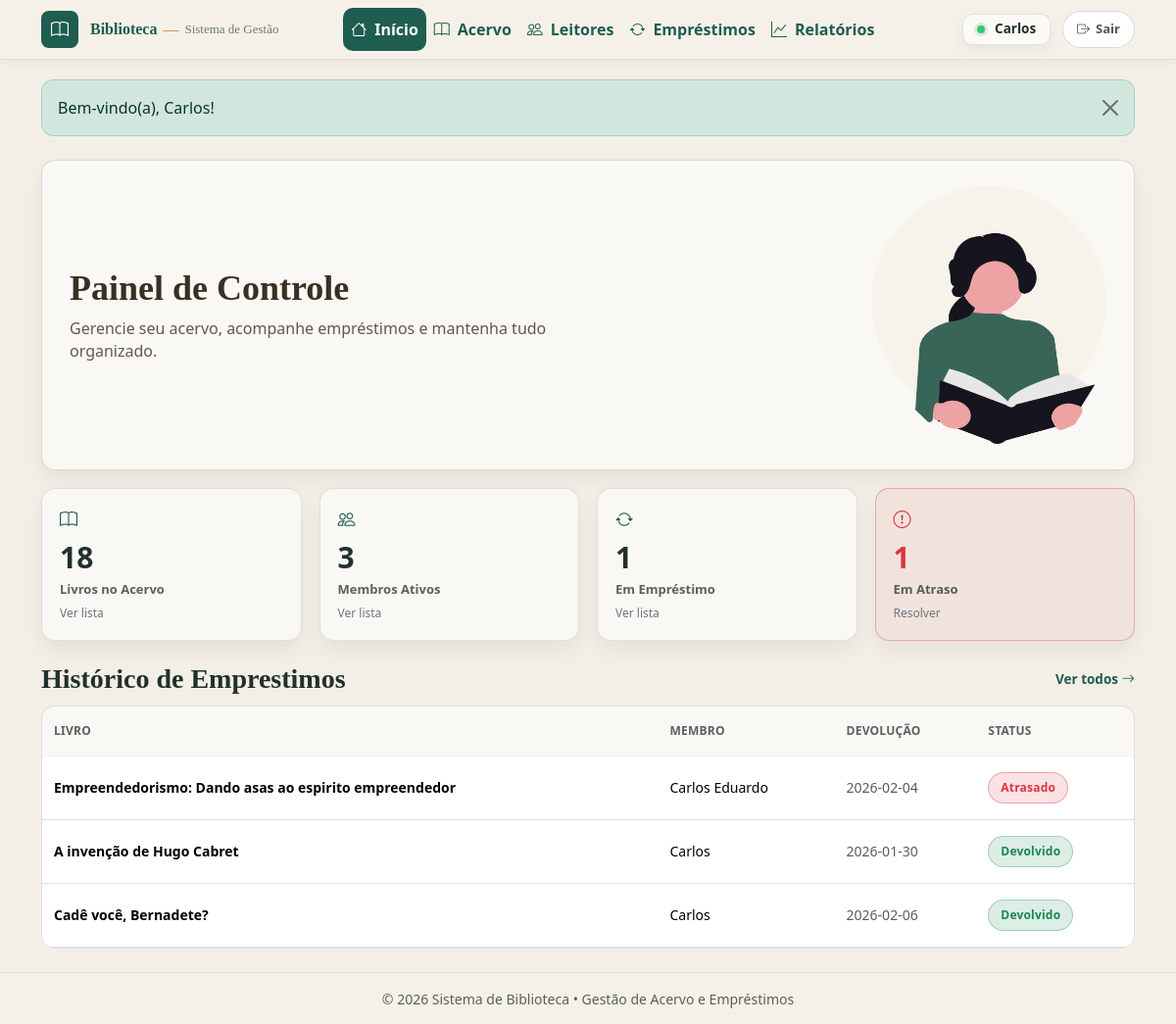
Before: /index.php (signed in) with the older database file.
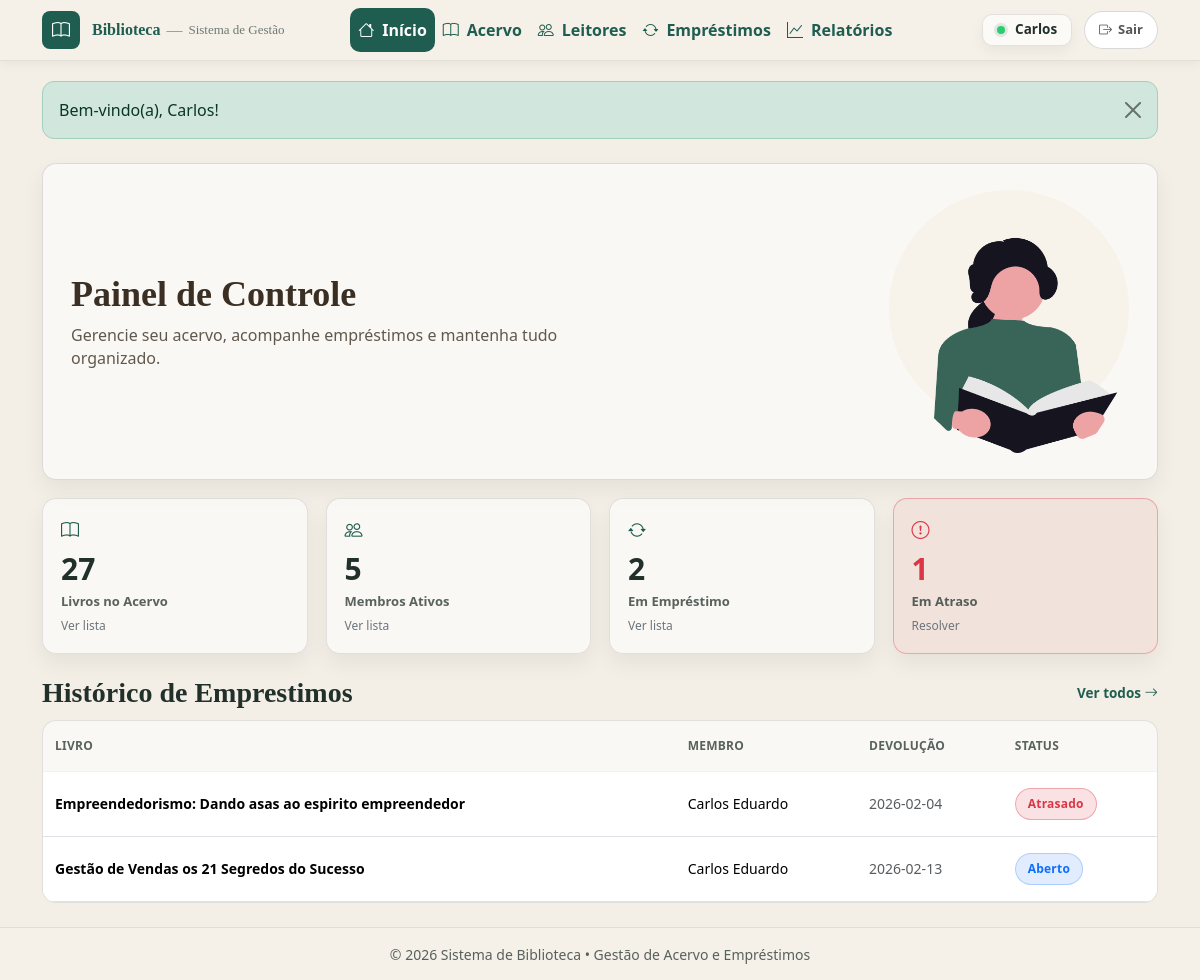
After: the same page with the newer database file.
### tables this page shows
CREATE TABLE `emprestimos` (
  `id` int(11) NOT NULL,
  `id_usuario` int(11) NOT NULL,
  `id_livro` int(11) NOT NULL,
  `data_emprestimo` date DEFAULT curdate(),
  `data_prevista` date DEFAULT NULL,
  `data_devolucao` date DEFAULT NULL,
  `devolvido` tinyint(1) DEFAULT 0
);

CREATE TABLE `livros` (
  `id` int(11) NOT NULL,
  `titulo` varchar(150) NOT NULL,
  `autor` varchar(100) DEFAULT NULL,
  `ano_publicacao` int(11) DEFAULT NULL,
  `disponivel` tinyint(1) DEFAULT 1,
  `criado_em` timestamp NOT NULL DEFAULT current_timestamp(),
  `ISBN` varchar(20) DEFAULT NULL,
  `capa_url` varchar(255) DEFAULT NULL,
  `qtd_total` int(11) NOT NULL DEFAULT 1,
  `qtd_disp` int(11) NOT NULL DEFAULT 1,
  `categoria` int(11) DEFAULT NULL,
  `sinopse` text DEFAULT NULL,
  `assuntos` text DEFAULT NULL,
  `editora` varchar(255) DEFAULT NULL
);

CREATE TABLE `usuarios` (
  `id` int(11) NOT NULL,
  `nome` varchar(100) NOT NULL,
  `email` varchar(255) DEFAULT NULL,
  `telefone` varchar(20) DEFAULT NULL,
  `criado_em` timestamp NOT NULL DEFAULT current_timestamp(),
  `perfil` enum('admin','leitor') NOT NULL,
  `cpf` varchar(14) NOT NULL,
  `ativo` tinyint(1) NOT NULL DEFAULT 1
);

### includes/flash.php (called while the page is built, shortened)
<?php
function flash_get(): ?array {
  $f = $_SESSION['flash'];
  return $f;
}
?>

### index.php (the view, shortened to what this page needs)
<?php
include("conexao.php");
$hoje = date('Y-m-d');
$livros_total = (int)mysqli_fetch_assoc(
  mysqli_query($conn, "SELECT COUNT(*) AS c FROM livros WHERE disponivel = 1")
)['c'];
$usuarios_total = (int)mysqli_fetch_assoc(
  mysqli_query($conn, "SELECT COUNT(*) AS c FROM usuarios WHERE ativo = 1 AND perfil = 'leitor'")
)['c'];
$em_emprestimo = (int)mysqli_fetch_assoc(
  mysqli_query($conn, "SELECT COUNT(*) AS c FROM emprestimos WHERE devolvido = 0")
)['c'];
$atrasados = (int)mysqli_fetch_assoc(mysqli_query(
  $conn,
  "SELECT COUNT(*) AS c
   FROM emprestimos
   WHERE devolvido = 0
     AND data_prevista IS NOT NULL
     AND data_prevista < CURDATE()"
))['c'];
$sql_recent = "
SELECT
  e.id,
  e.data_prevista,
  e.data_devolucao,
  e.devolvido,
  u.nome AS membro,
  l.titulo AS livro
FROM emprestimos e
JOIN usuarios u ON u.id = e.id_usuario
JOIN livros l ON l.id = e.id_livro
ORDER BY e.id DESC
LIMIT 3
";
$recentes = mysqli_query($conn, $sql_recent);
include("includes/header.php");
?>
<div class="container my-4">
  <div class="dash-hero">
    <div class="dash-hero__text">
      <h2 class="dash-hero__title">Painel de Controle</h2>
      <p class="dash-hero__sub">
        Gerencie seu acervo, acompanhe empréstimos e mantenha tudo organizado.
      </p>
    </div>
    <div class="dash-hero__img">
      <img src="<?= $base ?>/assets/reader.png" alt="Ilustração leitura">
    </div>
  </div>
  <div class="dash-kpis">
    <a class="kpi-card kpi-click" href="<?= $base ?>/livros/listar.php?f=acervo" title="Ver livros no acervo">
      <div class="kpi-ic"><i class="bi bi-book"></i></div>
      <div class="kpi-num"><?= (int)$livros_total ?></div>
      <div class="kpi-label">Livros no Acervo</div>
      <div class="kpi-hint">Ver lista</div>
    </a>
    <a class="kpi-card kpi-click" href="<?= $base ?>/usuarios/listar.php?f=ativos" title="Ver leitores ativos">
      <div class="kpi-ic"><i class="bi bi-people"></i></div>
      <div class="kpi-num"><?= (int)$usuarios_total ?></div>
      <div class="kpi-label">Membros Ativos</div>
      <div class="kpi-hint">Ver lista</div>
    </a>
    <a class="kpi-card kpi-click" href="<?= $base ?>/emprestimos/listar.php?f=abertos" title="Ver empréstimos em aberto">
      <div class="kpi-ic"><i class="bi bi-arrow-repeat"></i></div>
      <div class="kpi-num"><?= (int)$em_emprestimo ?></div>
      <div class="kpi-label">Em Empréstimo</div>
      <div class="kpi-hint">Ver lista</div>
    </a>
    <a class="kpi-card kpi-danger kpi-click" href="<?= $base ?>/emprestimos/listar.php?f=atrasados" title="Ver atrasados">
      <div class="kpi-ic"><i class="bi bi-exclamation-circle"></i></div>
      <div class="kpi-num"><?= (int)$atrasados ?></div>
      <div class="kpi-label">Em Atraso</div>
      <div class="kpi-hint">Resolver</div>
    </a>
  </div>
  <div class="dash-section">
    <div class="dash-section__head">
      <h3 class="dash-h3">Histórico de Emprestimos</h3>
      <a class="dash-link" href="<?= $base ?>/emprestimos/listar.php">
        Ver todos <i class="bi bi-arrow-right"></i>
      </a>
    </div>
    <div class="dash-table">
      <div class="table-responsive">
        <table class="table table-clean align-middle mb-0">
          <thead>
            <tr>
              <th>Livro</th>
              <th>Membro</th>
              <th>Devolução</th>
              <th>Status</th>
            </tr>
          </thead>
          <tbody id="tbodyRecentes">
            <?php if ($recentes && mysqli_num_rows($recentes) > 0) { ?>
              <?php while ($e = mysqli_fetch_assoc($recentes)) {
                $devolvido = (int)$e['devolvido'];
                $prevista  = $e['data_prevista'] ?? null;
                $atrasado  = ($devolvido === 0 && !empty($prevista) && $prevista < $hoje);
              ?>
                <tr>
                  <td class="fw-semibold"><?= htmlspecialchars($e['livro']) ?></td>
                  <td><?= htmlspecialchars($e['membro']) ?></td>
                  <td class="text-muted">
                    <?php
                      if ($devolvido === 1) echo htmlspecialchars($e['data_devolucao'] ?? '-');
                      else echo htmlspecialchars($e['data_prevista'] ?? '-');
                    ?>
                  </td>
                  <td>
                    <?php if ($devolvido === 1) { ?>
                      <span class="badge-status badge-done">Devolvido</span>
                    <?php } elseif ($atrasado) { ?>
                      <span class="badge-status badge-late">Atrasado</span>
                    <?php } else { ?>
                      <span class="badge-status badge-open">Aberto</span>
                    <?php } ?>
                  </td>
                </tr>
              <?php } ?>
            <?php } ?>
          </tbody>
        </table>
      </div>
    </div>
  </div>
</div>
<?php include("includes/footer.php"); ?>

### includes/header.php (shortened to what this page needs)
<?php
$base = "/biblioteca_senac";
$path = parse_url($_SERVER['REQUEST_URI'], PHP_URL_PATH);
?>
<!DOCTYPE html>
<html lang="pt-br">
<head>
  <link href="https://cdn.jsdelivr.net/npm/bootstrap@5.3.3/dist/css/bootstrap.min.css" rel="stylesheet">
  <link href="https://cdn.jsdelivr.net/npm/bootstrap-icons@1.11.3/font/bootstrap-icons.css" rel="stylesheet">
  <link rel="stylesheet" href="<?= $base ?>/assets/css/style.css">
</head>
<body class="app-body">
  <nav class="navbar navbar-expand-lg header-clean">
    <div class="container">
      <a class="header-brand" href="<?= $base ?>/index.php">
        <span class="brand-icon">
          <i class="bi bi-book"></i>
        </span>
        <span class="brand-text">
          <strong>Biblioteca</strong>
          <span class="brand-sep">—</span>
          <span class="brand-sub">Sistema de Gestão</span>
        </span>
      </a>
      <div class="collapse navbar-collapse" id="menu">
        <ul class="navbar-nav mx-auto header-menu">
          <li class="nav-item">
            <a class="nav-link <?= ($path === $base . '/index.php' || $path === $base . '/') ? 'active' : '' ?>"
              href="<?= $base ?>/index.php">
              <i class="bi bi-house"></i> Início
            </a>
          </li>
          <li class="nav-item">
            <a class="nav-link <?= (strpos($path, $base . '/livros') !== false) ? 'active' : '' ?>"
              href="<?= $base ?>/livros/listar.php">
              <i class="bi bi-book"></i> Acervo
            </a>
          </li>
          <li class="nav-item">
            <a class="nav-link <?= (strpos($path, $base . '/usuarios') !== false) ? 'active' : '' ?>"
              href="<?= $base ?>/usuarios/listar.php">
              <i class="bi bi-people"></i> Leitores
            </a>
          </li>
          <li class="nav-item">
            <a class="nav-link <?= (strpos($path, $base . '/emprestimos') !== false) ? 'active' : '' ?>"
              href="<?= $base ?>/emprestimos/listar.php">
              <i class="bi bi-arrow-repeat"></i> Empréstimos
            </a>
          </li>
          <li class="nav-item">
            <a class="nav-link <?= (strpos($path, $base . '/relatorios') !== false) ? 'active' : '' ?>"
              href="<?= $base ?>/relatorios/index.php">
              <i class="bi bi-graph-up"></i> Relatórios
            </a>
          </li>
        </ul>
        <?php if (!empty($_SESSION['auth'])): ?>
          <div class="header-user ms-lg-3">
            <span class="user-chip" title="<?= htmlspecialchars($_SESSION['auth']['email'] ?? '') ?>">
              <span class="user-dot"></span>
              <span class="user-name"><?= htmlspecialchars($_SESSION['auth']['nome']) ?></span>
            </span>
            <a href="<?= $base ?>/auth/sair.php" class="logout-btn" title="Sair do sistema">
              <i class="bi bi-box-arrow-right"></i>
              <span class="d-none d-md-inline">Sair</span>
            </a>
          </div>
        <?php endif; ?>
      </div>
    </div>
  </nav>
  <main class="app-main">
    <?php
    include_once __DIR__ . "/flash.php";
    $flash = flash_get();
    ?>
    <?php if ($flash) { ?>
      <div class="container my-3">
        <div class="alert alert-<?= htmlspecialchars($flash['type']) ?> alert-dismissible fade show flash-msg mb-0" role="alert">
          <?= htmlspecialchars($flash['message']) ?>
          <button type="button" class="btn-close" data-bs-dismiss="alert" aria-label="Fechar"></button>
        </div>
      </div>
    <?php } ?>

### includes/footer.php (shortened to what this page needs)
</main>
<footer class="footer-clean">
  <div class="container footer-clean__inner">
    <small>© <?= date("Y") ?> Sistema de Biblioteca • Gestão de Acervo e Empréstimos</small>
  </div>
</footer>
</body>
</html>

### assets/css/base.css (style rules this page uses)
:root { --green: #1f5d50; --green-2: #17463d; --beige: #f3efe6; --gold: #c58a2a; --text: #22302c; --muted: #6c7a74; --shadow: 0 16px 34px rgba(0,0,0,.10); }
* { box-sizing: border-box; }
body.app-body { background: var(--beige); color: var(--text); min-height: 100vh; display: flex; flex-direction: column; }
.app-main { flex: 1; display: block; }
.alert { max-width: 1200px; margin: 20px auto 0; border-radius: 12px; }

### assets/css/header.css (style rules this page uses)
.header-clean { background: #f6f1e8 !important; border-bottom: 1px solid rgba(0,0,0,.08); box-shadow: 0 2px 10px rgba(0,0,0,.05); }
.header-clean a { text-decoration: none !important; }
.header-brand { display: flex; align-items: center; gap: 12px; color: var(--green) !important; }
.header-brand .brand-icon { width: 38px; height: 38px; border-radius: 8px; background: var(--green); color: #fff; display: inline-flex; align-items: center; justify-content: center; font-size: 18px; }
.header-brand .brand-text { display: inline-flex; align-items: center; gap: 6px; font-family: Georgia, "Times New Roman", serif; }
.header-brand .brand-sub { font-size: 13px; color: var(--muted); }
.header-brand .brand-sep { color: var(--gold); }
.header-menu .nav-link { color: var(--green) !important; font-weight: 600; padding: 10px 14px; border-radius: 10px; display: inline-flex; align-items: center; gap: 8px; transition: background .15s ease, color .15s ease; }
.header-menu .nav-link.active { background: var(--green); color: #fff !important; }
.header-menu .nav-link i { color: inherit; }
.header-user { display:flex; align-items:center; gap: 12px; }
.user-chip { display:flex; align-items:center; gap: 10px; padding: 8px 14px; border-radius: 10px; background: rgba(255,255,255,.65); border: 1px solid rgba(0,0,0,.10); box-shadow: 0 6px 14px rgba(0,0,0,.05); text-decoration: none; line-height: 1; }
.user-dot { width: 8px; height: 8px; border-radius: 999px; background: #1f5d50; box-shadow: 0 0 0 3px rgba(31,93,80,.12); }
.user-name { color: #22302c; font-size: 13.5px; font-weight: 600; }
.logout-btn { display:inline-flex; align-items:center; gap: 8px; padding: 8px 14px; border-radius: 999px; background: #fff; border: 1px solid rgba(31,93,80,.25); color: #1f5d50; font-weight: 700; font-size: 13px; text-decoration: none; transition: background .15s ease, transform .08s ease; }

### assets/css/footer.css (style rules this page uses)
.footer-clean { background: #f6f1e8; border-top: 1px solid rgba(0,0,0,.08); }
.footer-clean__inner { text-align: center; padding: 14px 0; color: rgba(34,48,44,.75); }

### assets/css/components.css (style rules this page uses)
.badge-status { display:inline-flex; align-items:center; gap: 6px; padding: 6px 12px; border-radius: 999px; font-size: 12px; font-weight: 800; letter-spacing: .2px; }
.badge-open { background: rgba(13,110,253,.12); border: 1px solid rgba(13,110,253,.25); color: #0d6efd; }
.badge-late { background: rgba(220,53,69,.15); border: 1px solid rgba(220,53,69,.35); color: #dc3545; }
.user-dot { width: 8px; height: 8px; border-radius: 50%; background: #2ecc71; }
.logout-btn { display: inline-flex; align-items: center; gap: 6px; padding: 8px 14px; border-radius: 999px; border: 1px solid rgba(0,0,0,.15); text-decoration: none; font-weight: 700; font-size: 13px; color: #555; }
.badge-done { background: rgba(25,135,84,.15); border: 1px solid rgba(25,135,84,.3); color: #198754; }

### assets/css/tables.css (style rules this page uses)
.table-clean thead th { background: transparent; border-bottom: 0 !important; color: rgba(34,48,44,.75); font-weight: 800; font-size: 12px; letter-spacing: .02em; padding: 16px 12px; text-transform: uppercase; }
.table-clean tbody td { border-top: 1px solid rgba(0,0,0,.05) !important; padding: 16px 12px; font-size: 14px; vertical-align: middle; }

### index.php (style rules this page uses)
.kpi-click { display:block; text-decoration:none; color: inherit; position: relative; cursor: pointer; transition: transform .12s ease, box-shadow .12s ease; }
.kpi-hint { font-size: 12px; color: #6c757d; margin-top: 6px; }

Changed rows visible on the page:
removed emprestimos: id_livro.titulo "A invenção de Hugo Cabret", id_usuario.nome "Carlos", data_devolucao "2026-01-30", devolvido "Devolvido"
removed emprestimos: id_livro.titulo "Cadê você, Bernadete?", id_usuario.nome "Carlos", data_devolucao "2026-02-06", devolvido "Devolvido"
added emprestimos: id_livro.titulo "Gestão de Vendas os 21 Segredos do Sucesso", id_usuario.nome "Carlos Eduardo", data_prevista "2026-02-13", devolvido "Aberto"
Other visible differences:
$livros_total: "18" → "27"
$usuarios_total: "3" → "5"
$em_emprestimo: "1" → "2"
